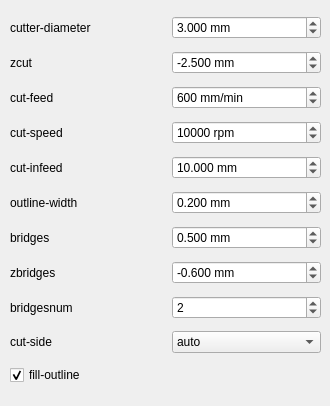
    <widget class="QWidget" name="outlineTab">
     <attribute name="title">
      <string>Outline</string>
     </attribute>
     <widget class="QWidget" name="formLayoutWidget_4">
      <property name="geometry">
       <rect>
        <x>10</x>
        <y>10</y>
        <width>311</width>
        <height>387</height>
       </rect>
      </property>
      <layout class="QGridLayout" name="outlineGridLayout">
       <property name="horizontalSpacing">
        <number>12</number>
       </property>
       <property name="verticalSpacing">
        <number>6</number>
       </property>
       <item row="6" column="1">
        <widget class="QDoubleSpinBox" name="bridgesDoubleSpinBox">
         <property name="toolTip">
          <string>&lt;html&gt;&lt;head/&gt;&lt;body&gt;&lt;p&gt;Add bridges with the given width to the outline cut.  --bridgesnum bridges will be created for each outline closed line. This option requires --optimise&lt;/p&gt;&lt;/body&gt;&lt;/html&gt;</string>
         </property>
         <property name="suffix">
          <string> mm</string>
         </property>
         <property name="decimals">
          <number>3</number>
         </property>
         <property name="maximum">
          <double>100.000000000000000</double>
         </property>
         <property name="singleStep">
          <double>0.050000000000000</double>
         </property>
         <property name="value">
          <double>0.500000000000000</double>
         </property>
        </widget>
       </item>
       <item row="7" column="1">
        <widget class="QDoubleSpinBox" name="zbridgesDoubleSpinBox">
         <property name="toolTip">
          <string>&lt;html&gt;&lt;head/&gt;&lt;body&gt;&lt;p&gt;Bridges height (Z-coordinates while engraving bridges). If you want full-height bridges set this to a value greater than 0&lt;/p&gt;&lt;/body&gt;&lt;/html&gt;</string>
         </property>
         <property name="suffix">
          <string> mm</string>
         </property>
         <property name="decimals">
          <number>3</number>
         </property>
         <property name="minimum">
          <double>-100.000000000000000</double>
         </property>
         <property name="maximum">
          <double>0.000000000000000</double>
         </property>
         <property name="singleStep">
          <double>0.050000000000000</double>
         </property>
         <property name="value">
          <double>-0.600000000000000</double>
         </property>
        </widget>
       </item>
       <item row="5" column="1">
        <widget class="QDoubleSpinBox" name="outlinewidthDoubleSpinBox">
         <property name="toolTip">
          <string>&lt;html&gt;&lt;head/&gt;&lt;body&gt;&lt;p&gt;Thickness of the lines that form the outline (if fill-outline is given)&lt;/p&gt;&lt;/body&gt;&lt;/html&gt;</string>
         </property>
         <property name="suffix">
          <string> mm</string>
         </property>
         <property name="decimals">
          <number>3</number>
         </property>
         <property name="maximum">
          <double>100.000000000000000</double>
         </property>
         <property name="singleStep">
          <double>0.050000000000000</double>
         </property>
         <property name="value">
          <double>0.200000000000000</double>
         </property>
        </widget>
       </item>
       <item row="4" column="0">
        <widget class="QLabel" name="cutinfeedLabel">
         <property name="toolTip">
          <string>&lt;html&gt;&lt;head/&gt;&lt;body&gt;&lt;p&gt;Maximum Z distance that is cut away in a single pass (if less then zcut's value, there will be more than one pass)&lt;/p&gt;&lt;/body&gt;&lt;/html&gt;</string>
         </property>
         <property name="text">
          <string>cut-infeed</string>
         </property>
        </widget>
       </item>
       <item row="4" column="1">
        <widget class="QDoubleSpinBox" name="cutinfeedDoubleSpinBox">
         <property name="toolTip">
          <string>&lt;html&gt;&lt;head/&gt;&lt;body&gt;&lt;p&gt;Maximum Z distance that is cut away in a single pass (if less then zcut's value, there will be more than one pass)&lt;/p&gt;&lt;/body&gt;&lt;/html&gt;</string>
         </property>
         <property name="suffix">
          <string> mm</string>
         </property>
         <property name="decimals">
          <number>3</number>
         </property>
         <property name="maximum">
          <double>100.000000000000000</double>
         </property>
         <property name="singleStep">
          <double>0.050000000000000</double>
         </property>
         <property name="value">
          <double>10.000000000000000</double>
         </property>
        </widget>
       </item>
       <item row="7" column="0">
        <widget class="QLabel" name="zbridgesLabel">
         <property name="toolTip">
          <string>&lt;html&gt;&lt;head/&gt;&lt;body&gt;&lt;p&gt;Bridges height (Z-coordinates while engraving bridges). If you want full-height bridges set this to a value greater than 0&lt;/p&gt;&lt;/body&gt;&lt;/html&gt;</string>
         </property>
         <property name="text">
          <string>zbridges</string>
         </property>
        </widget>
       </item>
       <item row="5" column="0">
        <widget class="QLabel" name="outlinewidthLabel">
         <property name="toolTip">
          <string>&lt;html&gt;&lt;head/&gt;&lt;body&gt;&lt;p&gt;Thickness of the lines that form the outline (if fill-outline is given)&lt;/p&gt;&lt;/body&gt;&lt;/html&gt;</string>
         </property>
         <property name="text">
          <string>outline-width</string>
         </property>
        </widget>
       </item>
       <item row="6" column="0">
        <widget class="QLabel" name="bridgesLabel">
         <property name="toolTip">
          <string>&lt;html&gt;&lt;head/&gt;&lt;body&gt;&lt;p&gt;Add bridges with the given width to the outline cut.  --bridgesnum bridges will be created for each outline closed line. This option requires --optimise&lt;/p&gt;&lt;/body&gt;&lt;/html&gt;</string>
         </property>
         <property name="text">
          <string>bridges</string>
         </property>
        </widget>
       </item>
       <item row="0" column="0">
        <widget class="QLabel" name="cutterdiameterLabel">
         <property name="toolTip">
          <string>&lt;html&gt;&lt;head/&gt;&lt;body&gt;&lt;p&gt;Amount by half of which the tool path is outset from the shape in the outline file&lt;/p&gt;&lt;/body&gt;&lt;/html&gt;</string>
         </property>
         <property name="text">
          <string>cutter-diameter</string>
         </property>
        </widget>
       </item>
       <item row="3" column="0">
        <widget class="QLabel" name="cutspeedLabel">
         <property name="toolTip">
          <string>&lt;html&gt;&lt;head/&gt;&lt;body&gt;&lt;p&gt;Spindle speed during outline cutting (rounds per minute)&lt;/p&gt;&lt;/body&gt;&lt;/html&gt;</string>
         </property>
         <property name="text">
          <string>cut-speed</string>
         </property>
        </widget>
       </item>
       <item row="2" column="0">
        <widget class="QLabel" name="cutfeedLabel">
         <property name="toolTip">
          <string>&lt;html&gt;&lt;head/&gt;&lt;body&gt;&lt;p&gt;Feed rate at which outline cutting takes place (horizontal speed)&lt;/p&gt;&lt;/body&gt;&lt;/html&gt;</string>
         </property>
         <property name="text">
          <string>cut-feed</string>
         </property>
        </widget>
       </item>
       <item row="0" column="1">
        <widget class="QDoubleSpinBox" name="cutterdiameterDoubleSpinBox">
         <property name="toolTip">
          <string>&lt;html&gt;&lt;head/&gt;&lt;body&gt;&lt;p&gt;Amount by half of which the tool path is outset from the shape in the outline file&lt;/p&gt;&lt;/body&gt;&lt;/html&gt;</string>
         </property>
         <property name="suffix">
          <string> mm</string>
         </property>
         <property name="decimals">
          <number>3</number>
         </property>
         <property name="maximum">
          <double>100.000000000000000</double>
         </property>
         <property name="singleStep">
          <double>0.100000000000000</double>
         </property>
         <property name="value">
          <double>3.000000000000000</double>
         </property>
        </widget>
       </item>
       <item row="1" column="1">
        <widget class="QDoubleSpinBox" name="zcutDoubleSpinBox">
         <property name="toolTip">
          <string>&lt;html&gt;&lt;head/&gt;&lt;body&gt;&lt;p&gt;Z-coordinate indicating where the outline cutting ends&lt;/p&gt;&lt;/body&gt;&lt;/html&gt;</string>
         </property>
         <property name="suffix">
          <string> mm</string>
         </property>
         <property name="decimals">
          <number>3</number>
         </property>
         <property name="minimum">
          <double>-1000.000000000000000</double>
         </property>
         <property name="maximum">
          <double>0.000000000000000</double>
         </property>
         <property name="singleStep">
          <double>0.050000000000000</double>
         </property>
         <property name="value">
          <double>-2.500000000000000</double>
         </property>
        </widget>
       </item>
       <item row="1" column="0">
        <widget class="QLabel" name="zcutLabel">
         <property name="toolTip">
          <string>&lt;html&gt;&lt;head/&gt;&lt;body&gt;&lt;p&gt;Z-coordinate indicating where the outline cutting ends&lt;/p&gt;&lt;/body&gt;&lt;/html&gt;</string>
         </property>
         <property name="text">
          <string>zcut</string>
         </property>
        </widget>
       </item>
       <item row="10" column="0">
        <widget class="QCheckBox" name="filloutlineCheckBox">
         <property name="toolTip">
          <string>&lt;html&gt;&lt;head/&gt;&lt;body&gt;&lt;p&gt;If fill-outline is given, it is assumed that the outline file contains not a polygon but a closed chain of lines. The board will be cut along the centres of these lines&lt;/p&gt;&lt;/body&gt;&lt;/html&gt;</string>
         </property>
         <property name="text">
          <string>fill-outline</string>
         </property>
         <property name="checked">
          <bool>true</bool>
         </property>
        </widget>
       </item>
       <item row="2" column="1">
        <widget class="QSpinBox" name="cutfeedSpinBox">
         <property name="toolTip">
          <string>&lt;html&gt;&lt;head/&gt;&lt;body&gt;&lt;p&gt;Feed rate at which outline cutting takes place (horizontal speed)&lt;/p&gt;&lt;/body&gt;&lt;/html&gt;</string>
         </property>
         <property name="suffix">
          <string> mm/min</string>
         </property>
         <property name="maximum">
          <number>10000</number>
         </property>
         <property name="singleStep">
          <number>10</number>
         </property>
         <property name="value">
          <number>600</number>
         </property>
        </widget>
       </item>
       <item row="3" column="1">
        <widget class="QSpinBox" name="cutspeedSpinBox">
         <property name="toolTip">
          <string>&lt;html&gt;&lt;head/&gt;&lt;body&gt;&lt;p&gt;Spindle speed during outline cutting (rounds per minute)&lt;/p&gt;&lt;/body&gt;&lt;/html&gt;</string>
         </property>
         <property name="suffix">
          <string> rpm</string>
         </property>
         <property name="maximum">
          <number>100000</number>
         </property>
         <property name="singleStep">
          <number>500</number>
         </property>
         <property name="value">
          <number>10000</number>
         </property>
        </widget>
       </item>
       <item row="8" column="0">
        <widget class="QLabel" name="bridgesnumLabel">
         <property name="toolTip">
          <string>&lt;html&gt;&lt;head/&gt;&lt;body&gt;&lt;p&gt;Sets the numer of bridges to be created (--bridgesnum bridges for each closed line)&lt;/p&gt;&lt;/body&gt;&lt;/html&gt;</string>
         </property>
         <property name="text">
          <string>bridgesnum</string>
         </property>
        </widget>
       </item>
       <item row="8" column="1">
        <widget class="QSpinBox" name="bridgesnumSpinBox">
         <property name="toolTip">
          <string>&lt;html&gt;&lt;head/&gt;&lt;body&gt;&lt;p&gt;Sets the numer of bridges to be created (--bridgesnum bridges for each closed line)&lt;/p&gt;&lt;/body&gt;&lt;/html&gt;</string>
         </property>
         <property name="minimum">
          <number>0</number>
         </property>
         <property name="maximum">
          <number>100</number>
         </property>
         <property name="value">
          <number>2</number>
         </property>
        </widget>
       </item>
       <item row="9" column="1">
        <widget class="QComboBox" name="cutsideComboBox">
         <property name="toolTip">
          <string>&lt;html&gt;&lt;head/&gt;&lt;body&gt;&lt;p&gt;choose the cut side. Valid choices are front, back or auto (default). In auto mode the cut side is automatically chosen (always front unless only the back side is specified)&lt;/p&gt;&lt;/body&gt;&lt;/html&gt;</string>
         </property>
         <item>
          <property name="text">
           <string>auto</string>
          </property>
         </item>
         <item>
          <property name="text">
           <string>front</string>
          </property>
         </item>
         <item>
          <property name="text">
           <string>back</string>
          </property>
         </item>
        </widget>
       </item>
       <item row="9" column="0">
        <widget class="QLabel" name="cutsideLabel">
         <property name="toolTip">
          <string>&lt;html&gt;&lt;head/&gt;&lt;body&gt;&lt;p&gt;choose the cut side. Valid choices are front, back or auto (default). In auto mode the cut side is automatically chosen (always front unless only the back side is specified)&lt;/p&gt;&lt;/body&gt;&lt;/html&gt;</string>
         </property>
         <property name="text">
          <string>cut-side</string>
         </property>
        </widget>
       </item>
      </layout>
     </widget>
    </widget>
